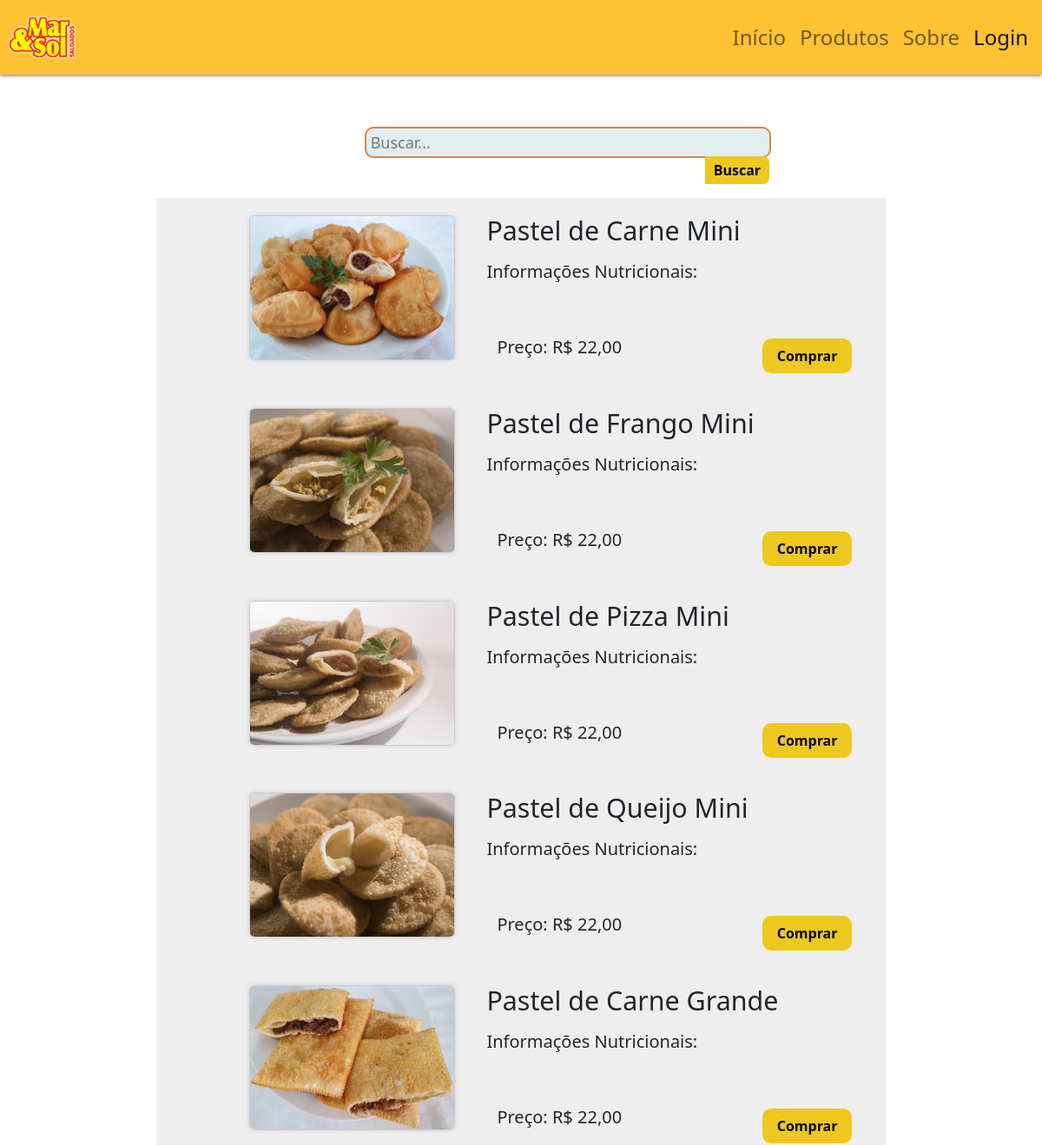
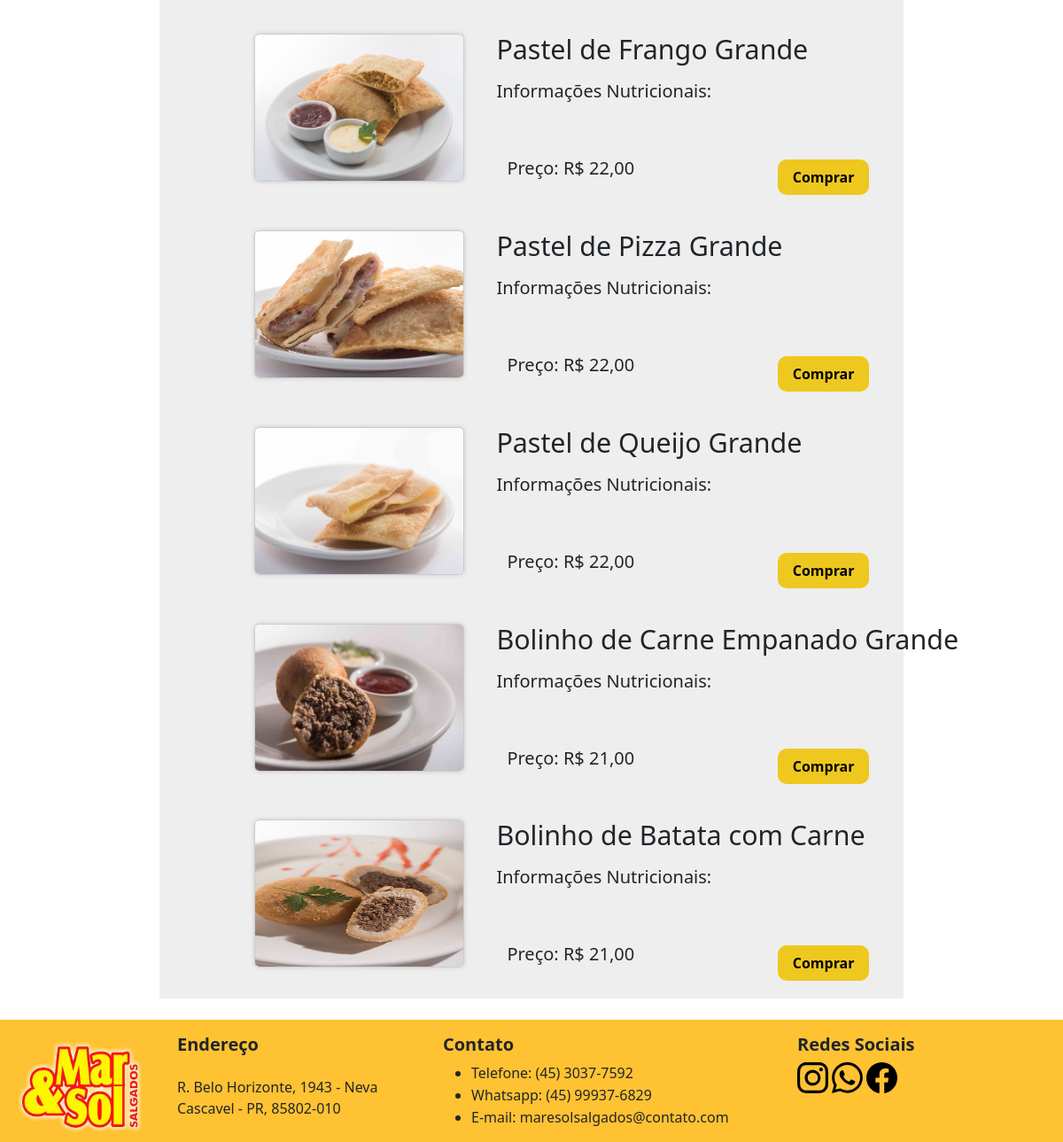
The page /PHP/Home/product.php on the database as committed earlier (2 pictures, top to bottom).
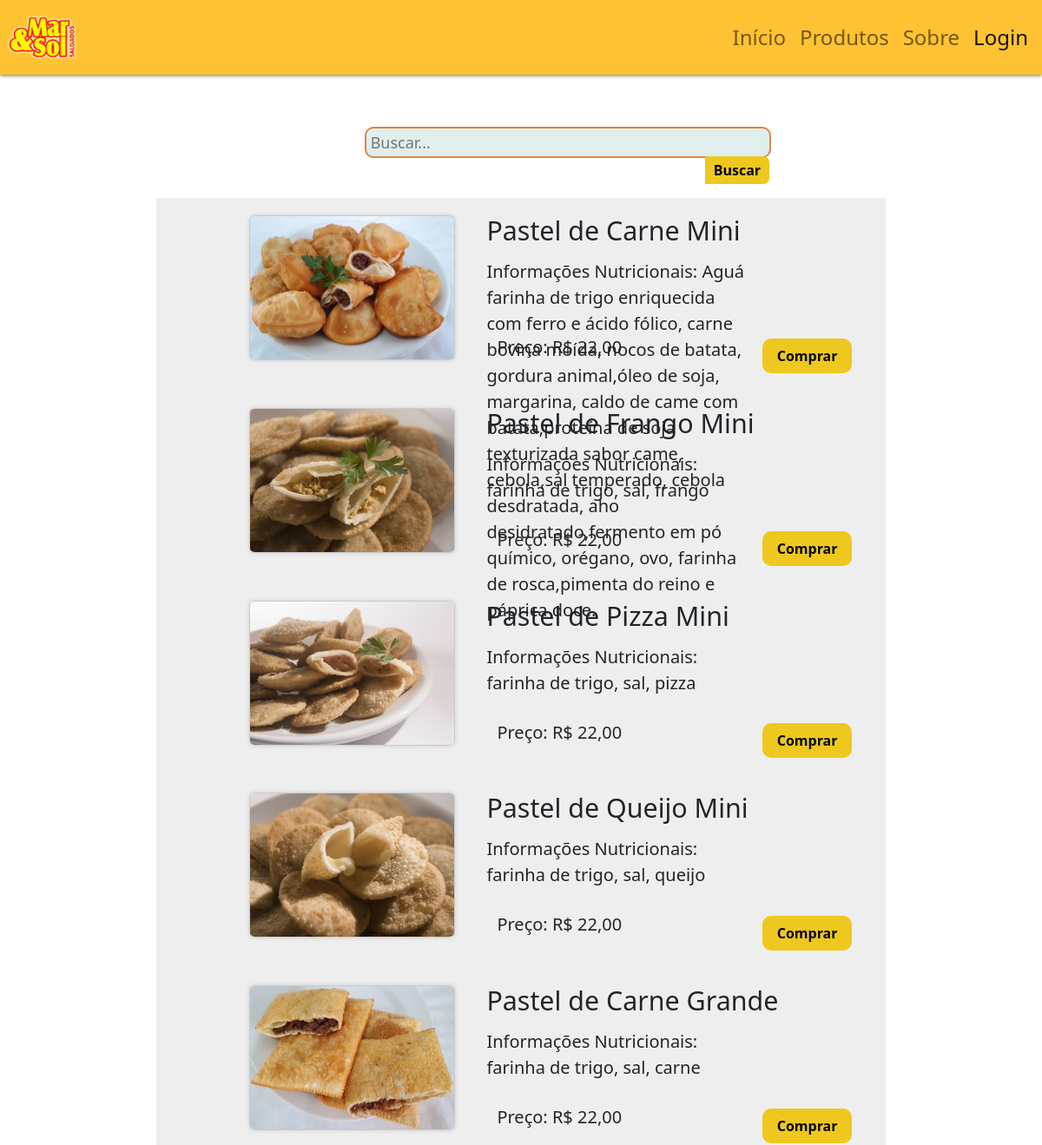
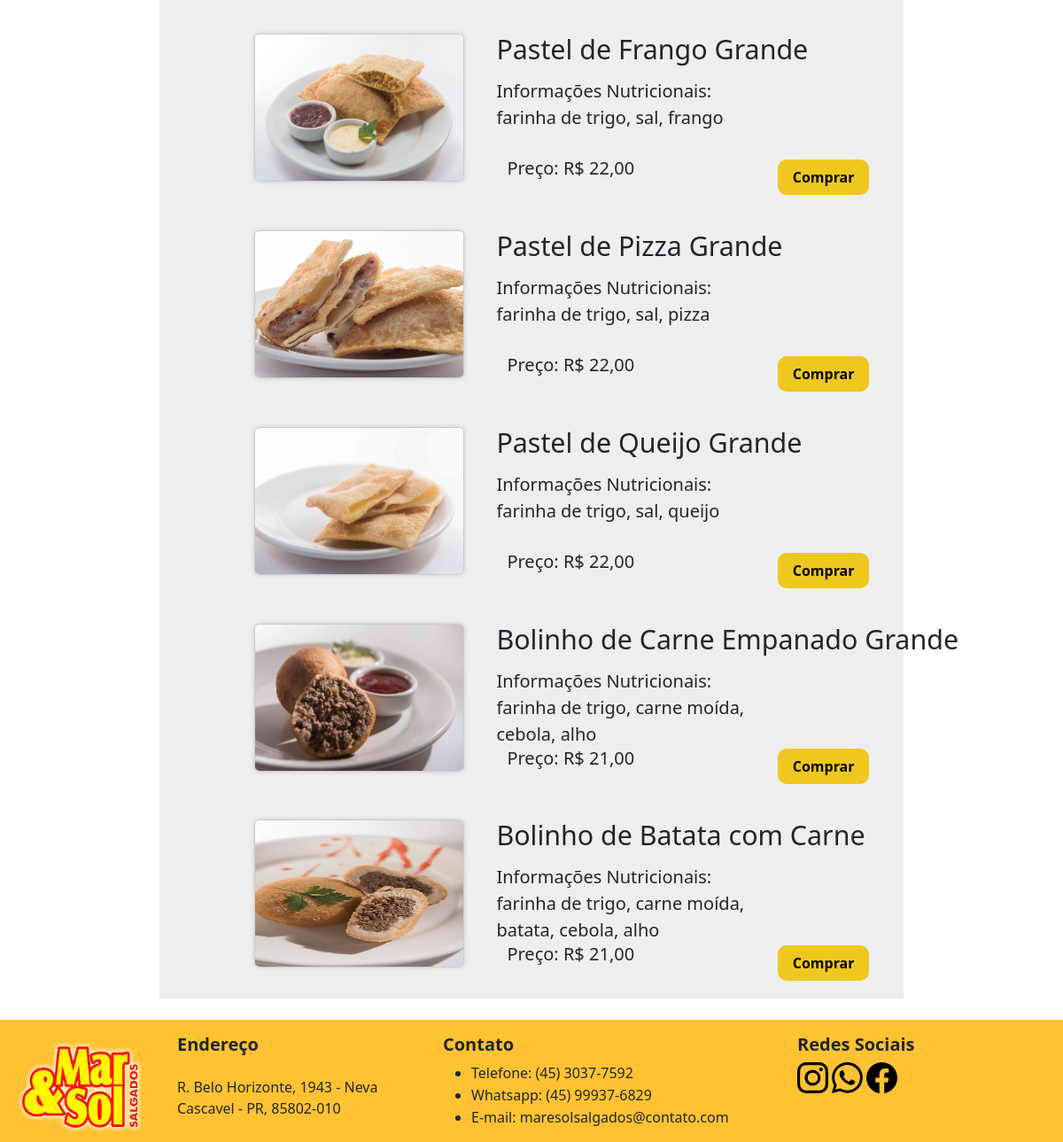
The same page on the database as committed later (2 pictures, top to bottom).
### tables this page shows
CREATE TABLE produtos (
    idproduto INT NOT NULL PRIMARY KEY AUTO_INCREMENT,
    nomeproduto VARCHAR(100) NOT NULL,
    peso FLOAT(5,2) NOT NULL,
    preco FLOAT(5,2) NOT NULL,
    imagem VARCHAR(200),                                            
    info TEXT(500),
    fk_idcategoria INT NOT NULL,
    status CHAR(1) DEFAULT('A') CHECK (status IN ('A' , 'I')),
    FOREIGN KEY (fk_idcategoria) REFERENCES categorias(idcategoria)
);

### PHP/Home/product.php (the view, shortened to what this page needs)
<?php
$pdo = conectar();
?>
<!DOCTYPE html>
<html lang="pt-br">
<head>
    <link href="https://cdn.jsdelivr.net/npm/bootstrap@5.2.0-beta1/dist/css/bootstrap.min.css" rel="stylesheet">
    <link rel="stylesheet" type="text/css" href="../../CSS/style-product.css">
</head>
<body>
    <?php include("../class/header.php"); ?>
    <main>
        <div class="corpo">
            <div class="divBusca">
                <form method="POST">
                    <input type="text" class="txtBusca" id="busca" name="busca" placeholder="Buscar..." />
                    <button class="btnBusca" name="btnBusca" type="submit">Buscar</button>
                </form>
            </div>
        </div>
        <?php
        if (isset($_POST['btnBusca'])) {
            $busca    = isset($_POST['busca']) ? $_POST['busca'] : ' ';
            $sql = "SELECT * FROM produtos WHERE nomeproduto LIKE ?";
            $stmt = $pdo->prepare($sql);
            $buscaGeral = '%' . $busca . '%';
            $stmt->bindParam(1, $buscaGeral);
        } else {
            $sql = "SELECT * FROM produtos LIMIT 10";
            $stmt = $pdo->prepare($sql);
        }
        $stmt->execute();
        $produto = $stmt->fetchAll();
        ?>
        <br><br><br><br>
        <ul class="produtos">
            <?php foreach ($produto as $p) { ?>
                <li class="produto">
                    <img src="../../IMG/food/<?php echo $p['imagem']; ?>" alt="<?php echo $p['nomeproduto']; ?>" width="300px" height="167px">
                    <h1 class="product-text"><?php echo $p['nomeproduto']; ?></h1>
                    <p class="product-text">Informações Nutricionais: <? echo $p['info']; ?> </p>
                    <h2 class="product-text">Preço: R$ <?php echo number_format($p['preco'], 2, ',', ''); ?></h2>
                    <button class="btnComprar" name="btnComprar" type="submit" onclick="window.location.href = 'carrinho.php?ac=add&id=<?php echo $p['idproduto']; ?>'">Comprar</button>
                </li>
            <?php } ?>
        </ul>
    </main>
    <?php include("../class/footer.php");
    exit(); ?>

### PHP/class/header.php (shortened to what this page needs)
<link rel="stylesheet" type="text/css" href="../../CSS/style-header.css">
<header>
    <nav class="navbar navbar-expand-lg color-header p-2">
        <a class="navbar-brand" href="index.php">
        </a>
    </nav>
    <nav class="navbar navbar-expand-lg color-header fixed-top p-2">
        <a class="navbar-brand" href="index.php">
            <img src="../../IMG/logo.png" alt="" width="80" height="60">
        </a>
        <div class="collapse navbar-collapse justify-content-end fs-4" id="navbarNavAltMarkup">
            <div class="navbar-nav">
                <a class="nav-link navPage" aria-current="page" href="../Home/index.php" id="home">Início</a>
                <a class="nav-link navPage" href="../Home/product.php" id="product">Produtos</a>
                <a class="nav-link navPage" href="../Home/about.php" id="about">Sobre</a>
                <a class="nav-link navPage active" href="<?php if ($_SESSION['usuario'] == null) echo "../Home/login.php";
                                                            else {
                                                                if ($_SESSION['acesso'] == "Admin") echo "../Admin/index.php";
                                                                else if ($_SESSION['acesso'] == "User") echo "Panel/profile.php";
                                                                else echo "../Home/index.php";
                                                            } ?>" id="makeRequest"><?php if ($_SESSION['usuario'] == null) echo "Login";
                                                                                else echo $_SESSION['usuario'] ?></a>
            </div>
        </div>
    </nav>
</header>

### PHP/class/footer.php (shortened to what this page needs)
<link rel="stylesheet" type="text/css" href="../../CSS/style-footer.css">
<footer>
        <div class="container-footer">
            <div class="row pt-3 w-100">
                <div class="col-sm-2">
                    <a class="navbar-brand logo-f" href="index.php">
                        <img src="../../IMG/logo.png" alt="Logo">
                    </a>
                </div>
                <div class="col-sm-3 font-f">
                    <h5>Endereço</h5>
                    <p class="pt-3">R. Belo Horizonte, 1943 - Neva<br>Cascavel - PR, 85802-010</p>
                </div>
                <div class="col-sm-4 font-f">
                    <h5>Contato</h5>
                    <ul>
                        <li>
                            <p class="contact">Telefone: (45) 3037-7592</p>
                        </li>
                        <li>
                            <p class="contact">Whatsapp: (45) 99937-6829</p>
                        </li>
                        <li>
                            <p class="contact">E-mail: maresolsalgados@contato.com </p>
                        </li>
                    </ul>
                </div>
                <div class="col-sm-2 font-f">
                    <h5>Redes Sociais</h5>
                    <a href="https://www.instagram.com/maresolsalgados/">
                </a>
                <a href="https://api.whatsapp.com/send/?phone=45999376829&text=Olá%2C+gostaria+de+um+orçamento&app_absent=0">
                </a>
                <a href="https://www.facebook.com/maresolsalgados/">
                </div>
            </div>
        </div>
    </footer>

### CSS/style-product.css (style rules this page uses)
.produtos { padding-left: 1%; width: 70%; margin: 0 auto; background-color: #eeeeee; margin-bottom: 2%; }
.produto { padding-left: 225px; display: flex; width: 100%; vertical-align: top; margin: 0 1.5%; padding: 20px 20px; box-sizing: border-box; border-radius: 10px; }
.produto img { margin-left: 8%; margin-right: 1%; background: #fff; border: 1px solid #ccc; border-radius: 3%; box-shadow: 0 0 5px #ccc; width: 30%; }
.produto p { display: block; margin: 50px 28%; position:absolute; height: 50px; font-size: 20px; }
.produto h2 { display: block; margin: 140px 29%; position:absolute; font-size: 20px; }
.produto h1 { position: absolute; margin-left: 28%; display: block; height: 50px; font-size: 190%; }
.divBusca { background-color:#E0EEEE; border:solid 2px #db8742; border-radius:10px; width:60%; height:36px; }
.txtBusca { float:left; background-color:transparent; padding-left:1%; font-size:18px; border:none; height:32px; width:425px; }
.btnBusca { border:none; float:right; height:32px; border-radius:0 7px 7px 0; width:16%; font-weight:bold; background:#eec81f; }
.corpo { margin: 5% 0 -70px 35%; }
.btnComprar { border-radius: 10px; border:none; height:40px; width:13%; font-weight:bold; display: block; background:#eec81f; margin-left: 44%; margin-top: 18%; }

### CSS/style-header.css (style rules this page uses)
.color-header { background-color: rgb(255, 194, 50); }
nav { box-shadow: 0px 0px 5px #00000074; }

### CSS/style-footer.css (style rules this page uses)
a { color: black; text-decoration: none; }
h5 { font-weight: bold; }
.container-footer { background-color: rgb(255, 194, 50); }
.font-f { font-family:'Segoe UI', Tahoma, Geneva, Verdana, sans-serif; }
.contact { margin: 0 0 1px; }
.logo-f > img { width: 160px; height: 120px; padding-left: 20px; }

Rows that differ between the two databases and show on the page:
changed produtos "Pastel de Carne Mini": info (not shown) → "Aguá farinha de trigo enriquecida com ferro e ácido fólico, carne bovina moída, nocos de batata, gordura animal,óleo de soja, margarina, caldo de came com batata,proteína de soja texturizada sabor came, cebola,sal temperado, cebola desdratada, aho desidratado,fermento em pó químico, orégano, ovo, farinha de rosca,pimenta do reino e páprica doce."
changed produtos "Pastel de Frango Mini": info (not shown) → "farinha de trigo, sal, frango"
changed produtos "Pastel de Pizza Mini": info (not shown) → "farinha de trigo, sal, pizza"
changed produtos "Pastel de Queijo Mini": info (not shown) → "farinha de trigo, sal, queijo"
changed produtos "Pastel de Carne Grande": info (not shown) → "farinha de trigo, sal, carne"
changed produtos "Pastel de Frango Grande": info (not shown) → "farinha de trigo, sal, frango"
changed produtos "Pastel de Pizza Grande": info (not shown) → "farinha de trigo, sal, pizza"
changed produtos "Pastel de Queijo Grande": info (not shown) → "farinha de trigo, sal, queijo"
changed produtos "Bolinho de Carne Empanado Grande": info (not shown) → "farinha de trigo, carne moída, cebola, alho"
changed produtos "Bolinho de Batata com Carne": info (not shown) → "farinha de trigo, carne moída, batata, cebola, alho"
